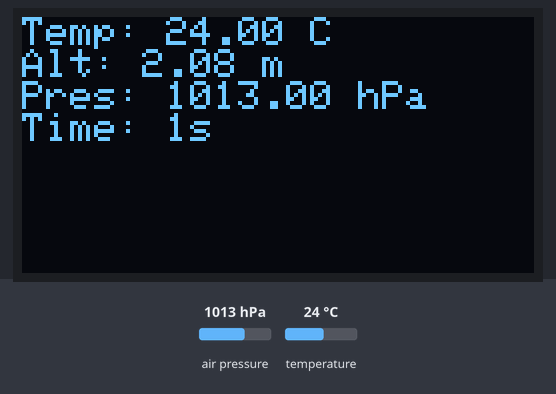
Simulated run of this program. Board: Arduino Uno, built with avr-gcc and run on an emulated ATmega328P. Parts: 128×64 one-colour display. The test bench sets the inputs (shaded band); at power-on: air pressure 1013 hPa, temperature 24 °C. What the program prints to the serial monitor is not drawn.

Above: at 1.2 s.
1.3 s: air pressure set to 952 hPa
At 2.8 s:
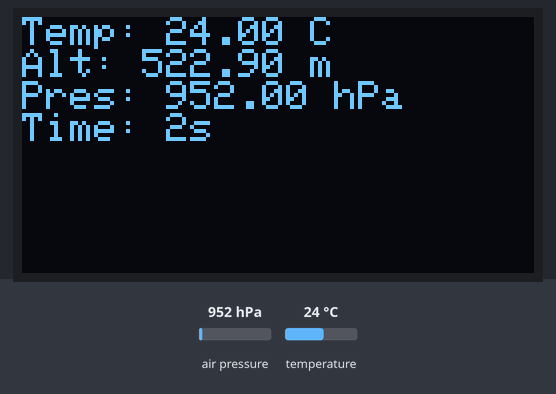
4.7 s: temperature set to 12 °C
At 5.5 s:
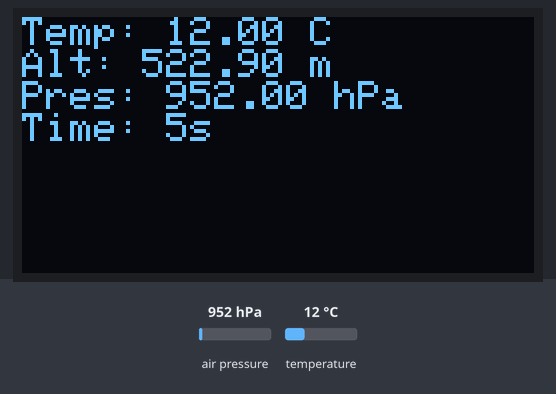
7.8 s: air pressure set to 975 hPa
At 9.2 s:
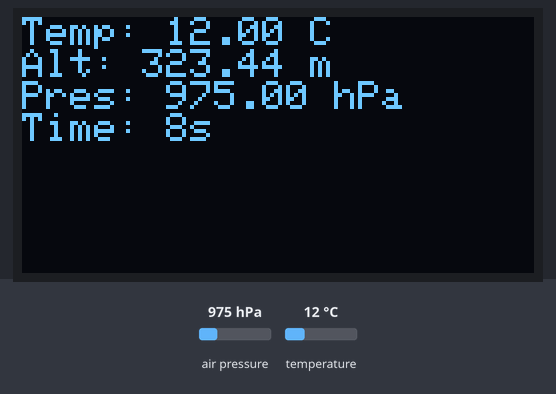
10.9 s: temperature set to 19 °C
At 12.2 s:
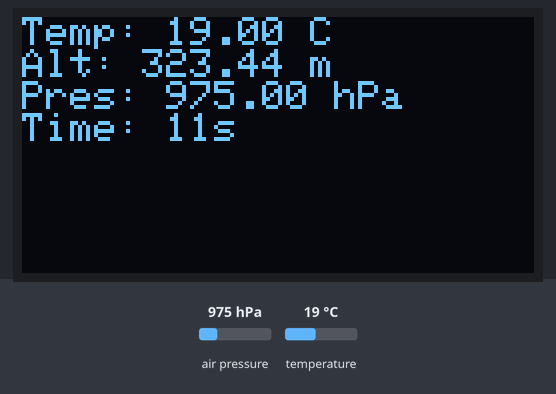
Timing chart, 0 to 13.9 s (numbered marks = the images above; inputs shaded):
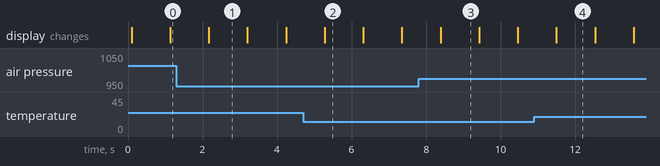

Measured:
- what the display in image 4 shows lasts 1.0 s, from 11.5 s to 12.5 s

The program:

main.cpp
```cpp
#include <Arduino.h>
#include <Adafruit_Sensor.h>
#include <Adafruit_BMP280.h>
#include <Adafruit_GFX.h>
#include <Adafruit_SSD1306.h>
#include <Wire.h>
#include <SPI.h>

#define SCREEN_WIDTH 128
#define SCREEN_HEIGHT 64

#define OLED_MOSI 11
#define OLED_CLK 13
#define OLED_DC 9
#define OLED_CS 10
#define OLED_RST 8

Adafruit_SSD1306 display(
  SCREEN_WIDTH,
  SCREEN_HEIGHT,
  OLED_MOSI,
  OLED_CLK,
  OLED_DC,
  OLED_RST,
  OLED_CS
);

Adafruit_BMP280 bmp;

float temperature;
float altitude;
float pressure;
int time = 0;

void setup() {
  Serial.begin(9600);
  Serial.println("Program Started");
  Wire.begin();
  Serial.println("I2C Started");

  if (bmp.begin(0x76)) {
    Serial.println("BMP280 Found at 0x76");
  }
  else if (bmp.begin(0x77)) {
    Serial.println("BMP280 Found at 0x77");
  }
  else {
    Serial.println("BMP280 Not Found");
  }

  display.begin(SSD1306_SWITCHCAPVCC);

  display.clearDisplay();
  display.setTextSize(1);
  display.setTextColor(SSD1306_WHITE);
  display.display();
}

void loop() {
  temperature = bmp.readTemperature();
  altitude = bmp.readAltitude(1013.25);
  pressure = bmp.readPressure() / 100;

  display.clearDisplay();
  display.setCursor(0,0);

  display.print("Temp: ");
  display.print(temperature);
  display.println(" C");

  display.print("Alt: ");
  display.print(altitude);
  display.println(" m");

  display.print("Pres: ");
  display.print(pressure);
  display.println(" hPa");

  display.print("Time: ");
  display.print(time);
  display.print("s");

  /* Serial.print("Temperature: ");
  Serial.print(temperature);
  Serial.println(" C");

  Serial.print("Altitude: ");
  Serial.print(altitude);
  Serial.println(" m");

  Serial.print("Pressure: ");
  Serial.print(pressure);
  Serial.println(" hPa");

  Serial.print("Time: ");
  Serial.print(time);
  Serial.print("s");

  Serial.println(""); */

  display.display();
  time ++;
  delay(1000);
}
```
